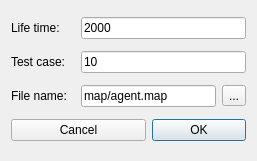
<?xml version="1.0" encoding="UTF-8"?>
<ui version="4.0">
 <class>FormNewMap</class>
 <widget class="QWidget" name="FormNewMap">
  <property name="windowModality">
   <enum>Qt::ApplicationModal</enum>
  </property>
  <property name="geometry">
   <rect>
    <x>0</x>
    <y>0</y>
    <width>257</width>
    <height>161</height>
   </rect>
  </property>
  <property name="minimumSize">
   <size>
    <width>257</width>
    <height>161</height>
   </size>
  </property>
  <property name="maximumSize">
   <size>
    <width>257</width>
    <height>161</height>
   </size>
  </property>
  <property name="windowTitle">
   <string>New map</string>
  </property>
  <layout class="QGridLayout" name="gridLayout">
   <item row="0" column="0">
    <widget class="QLabel" name="lifetimeLabel">
     <property name="text">
      <string>Life time:</string>
     </property>
    </widget>
   </item>
   <item row="0" column="1" colspan="3">
    <widget class="QLineEdit" name="lifetimeEdit">
     <property name="text">
      <string>2000</string>
     </property>
    </widget>
   </item>
   <item row="1" column="0">
    <widget class="QLabel" name="testCaseLabel">
     <property name="text">
      <string>Test case:</string>
     </property>
    </widget>
   </item>
   <item row="1" column="1" colspan="3">
    <widget class="QLineEdit" name="testCaseEdit">
     <property name="text">
      <string>10</string>
     </property>
    </widget>
   </item>
   <item row="2" column="0">
    <widget class="QLabel" name="mapFilenameLabel">
     <property name="text">
      <string>File name:</string>
     </property>
    </widget>
   </item>
   <item row="2" column="1" colspan="2">
    <widget class="QLineEdit" name="mapFilenameEdit">
     <property name="text">
      <string>map/agent.map</string>
     </property>
    </widget>
   </item>
   <item row="2" column="3">
    <widget class="QToolButton" name="selectMapFileButton">
     <property name="focusPolicy">
      <enum>Qt::NoFocus</enum>
     </property>
     <property name="text">
      <string>...</string>
     </property>
     <property name="popupMode">
      <enum>QToolButton::DelayedPopup</enum>
     </property>
     <property name="toolButtonStyle">
      <enum>Qt::ToolButtonIconOnly</enum>
     </property>
     <property name="autoRaise">
      <bool>false</bool>
     </property>
    </widget>
   </item>
   <item row="3" column="0" colspan="2">
    <widget class="QPushButton" name="cancelButton">
     <property name="text">
      <string>Cancel</string>
     </property>
     <property name="autoDefault">
      <bool>true</bool>
     </property>
    </widget>
   </item>
   <item row="3" column="2" colspan="2">
    <widget class="QPushButton" name="okButton">
     <property name="text">
      <string>OK</string>
     </property>
     <property name="autoDefault">
      <bool>true</bool>
     </property>
     <property name="default">
      <bool>true</bool>
     </property>
    </widget>
   </item>
  </layout>
 </widget>
 <tabstops>
  <tabstop>okButton</tabstop>
  <tabstop>cancelButton</tabstop>
  <tabstop>lifetimeEdit</tabstop>
  <tabstop>testCaseEdit</tabstop>
  <tabstop>mapFilenameEdit</tabstop>
  <tabstop>selectMapFileButton</tabstop>
 </tabstops>
 <resources/>
 <connections/>
</ui>
